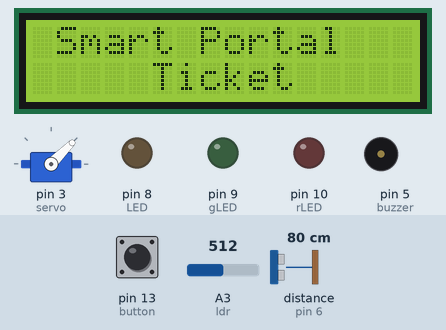
Recording of a sketch running on a simulated Arduino Uno, built with avr-gcc and run on an emulated ATmega328P. Parts: servo, 16×2 character LCD, output pins drawn as LEDs (lit = HIGH), buzzer (waves = sounding, pin HIGH). Wiring (inferred from the names in the program): ultrasonic range finder: trigger pin 7; echo pin 6. The inputs (shaded band) are chosen by the test bench; at power-on: pin 13 (button) LOW, distance to the obstacle (sensor on pin 6) 80 cm, A3 (ldr) = 512. The echo pulse lasts 58.3 µs per cm; pins used as bus, display or sensor lines are not drawn; what the sketch prints to the serial monitor is not drawn.

Above: at 1.7 s.
At 5.3 s:
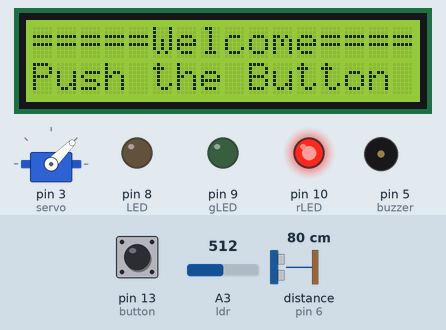
5.4 s: pin 13 (button) pulled HIGH for 3 s
At 9.0 s:
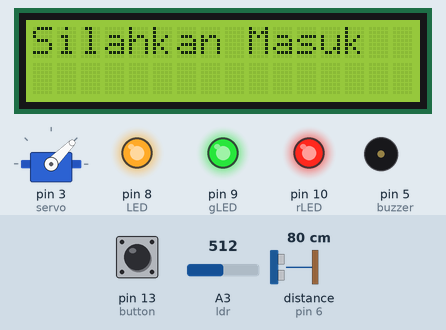
17.5 s: pin 13 (button) pulled HIGH for 3 s
At 27.9 s:
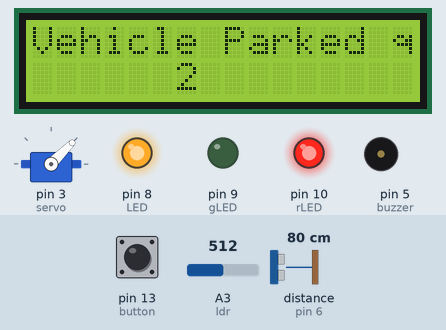
28.1 s: distance to the obstacle (sensor on pin 6) set to 299 cm
35.7 s: distance to the obstacle (sensor on pin 6) set to 2 cm
39.5 s: pin 13 (button) pulled HIGH for 3 s
At 43.04 s:
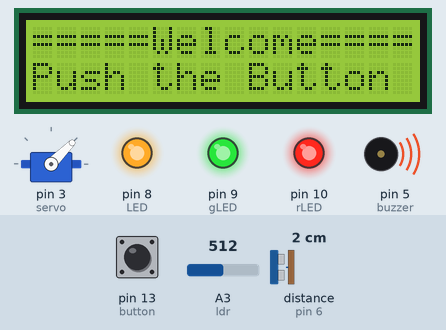
44.6 s: A3 (ldr) set to 0
Timing chart, 0 to 47.6 s (numbered marks = the images above; inputs shaded):
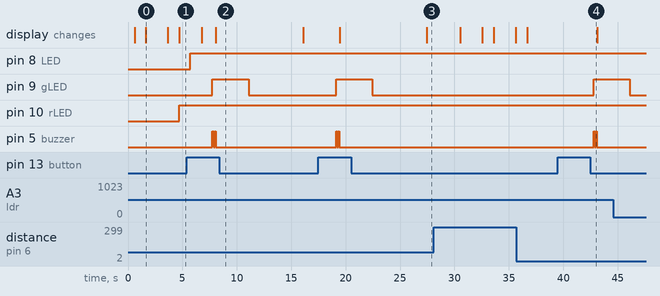

The sketch:

Smart-Portal-Ticket-System.ino
```cpp
#include <LiquidCrystal_I2C.h>
#include <Wire.h>
#include <Servo.h>

LiquidCrystal_I2C lcd(0x27, 16, 2);

const int trigpin = 7;
const int echopin = 6;

#define buzzer 5
#define rLED 10
#define gLED 9
#define LED 8
#define button 13
#define IR 12
#define ldr A3

int distance;
int duration;
int vehicle = 0;

int buttonState = 0;
int infrared;

int pos = 45;
Servo servo;

void dekat();
void menyala();
void masuk();

void setup(){
  Serial.begin(9600);
  servo.attach(3);
  servo.write(pos);

  pinMode(trigpin, OUTPUT);
  pinMode(echopin, INPUT);
  pinMode(buzzer, OUTPUT);
  pinMode(rLED, OUTPUT);
  pinMode(gLED, OUTPUT);
  pinMode(LED, OUTPUT);
  pinMode(button, INPUT);
  pinMode(ldr, INPUT);

  lcd.begin(16, 2);
  lcd.init();
  lcd.setBacklight(1);
  lcd.display();
  delay(500);
  lcd.setCursor(1, 0);
  lcd.print("Smart Portal");
  delay(1000);
  lcd.setCursor(5, 1);
  lcd.print("Ticket");
  delay(2000);
  lcd.clear();
  lcd.setCursor(0, 0);
  lcd.print("Vehicle Parked qty:");
  lcd.setCursor(6, 1);
  lcd.print(vehicle);
}

void loop() {
  buttonState = digitalRead(button);
  Serial.println(buttonState);

  digitalWrite(trigpin, HIGH);
  delayMicroseconds(10);
  digitalWrite(trigpin, LOW);
  duration = pulseIn(echopin, HIGH);
  distance = (duration * 0.0343) / 2;

  int ldrval = analogRead(ldr);
  Serial.println(ldrval);

  lcd.clear();

  if (distance < 10) {
    dekat();
  } else {
    Serial.print("Jarak :");
    Serial.print(distance);
    Serial.print(" CM");
    lcd.setCursor(0, 0);
    lcd.print("Vehicle Parked qty:");
    lcd.setCursor(6, 1);
    lcd.print(vehicle);
    delay(1000);
  }

  if (buttonState == HIGH) {
    masuk();
  } else {
    dekat();
  }

  if (ldrval > 10) {
    digitalWrite(LED, HIGH);
    delay(1000);
  }
}

void dekat() {
  digitalWrite(rLED, HIGH);
  lcd.setCursor(0, 0);
  lcd.print("=====Welcome======");
  lcd.setCursor(0, 1);
  lcd.print("Push the Button");
  delay(1000);
}

void menyala() {
  digitalWrite(LED, HIGH);
  delay(1000);
}

void masuk() {
  digitalWrite(gLED, HIGH);
  digitalWrite(buzzer, HIGH);
  delay(100);
  digitalWrite(buzzer, LOW);
  delay(100);
  digitalWrite(buzzer, HIGH);
  delay(100);
  digitalWrite(buzzer, LOW);
  lcd.clear();
  lcd.setCursor(0,0);
  lcd.print("Silahkan Masuk");
  delay(3000);
  digitalWrite(gLED, LOW);
  delay(5000);
  servo.write(pos);  // Kembali ke posisi default
  vehicle++;  // Increment jumlah kendaraan
  lcd.setCursor(0, 0);
  lcd.print("Vehicle Parked qty:");
  lcd.setCursor(6, 1);
  lcd.print(vehicle);
  delay(1000);
}
```

Measured:
- after the input at 5.4 s, pin 9 (gLED): LOW → HIGH after 2.4 s, → LOW 3.3 s later; pin 5 (buzzer): alternates HIGH for 0.10 s and LOW for 0.10 s, 4 changes in all, then stays LOW, starting after 2.4 s
- after the input at 17.5 s, pin 9 (gLED): LOW → HIGH after 1.6 s, → LOW 3.3 s later; pin 5 (buzzer): alternates HIGH for 0.10 s and LOW for 0.10 s, 4 changes in all, then stays LOW, starting after 1.6 s; the display: first changes after 1.9 s (image 3 shows a later state)
- after the input at 39.5 s, pin 9 (gLED): LOW → HIGH after 3.3 s; pin 5 (buzzer): alternates HIGH for 0.10 s and LOW for 0.10 s, 4 changes in all, then stays LOW, starting after 3.3 s
- what the display in image 0 shows lasts 2.1 s, from 1.6 s to 3.7 s
